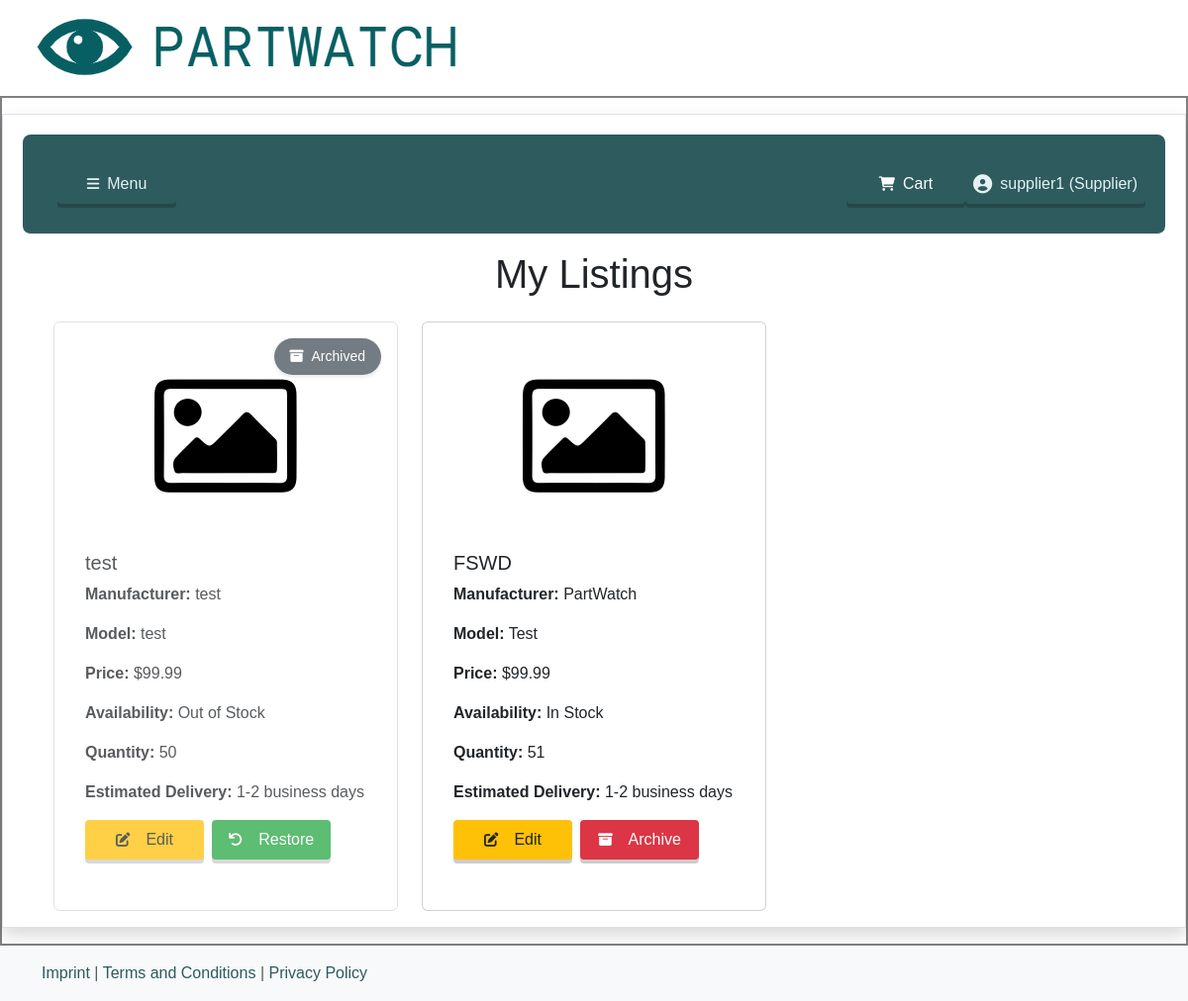
Page /my_listings (signed in) on the earlier database version.
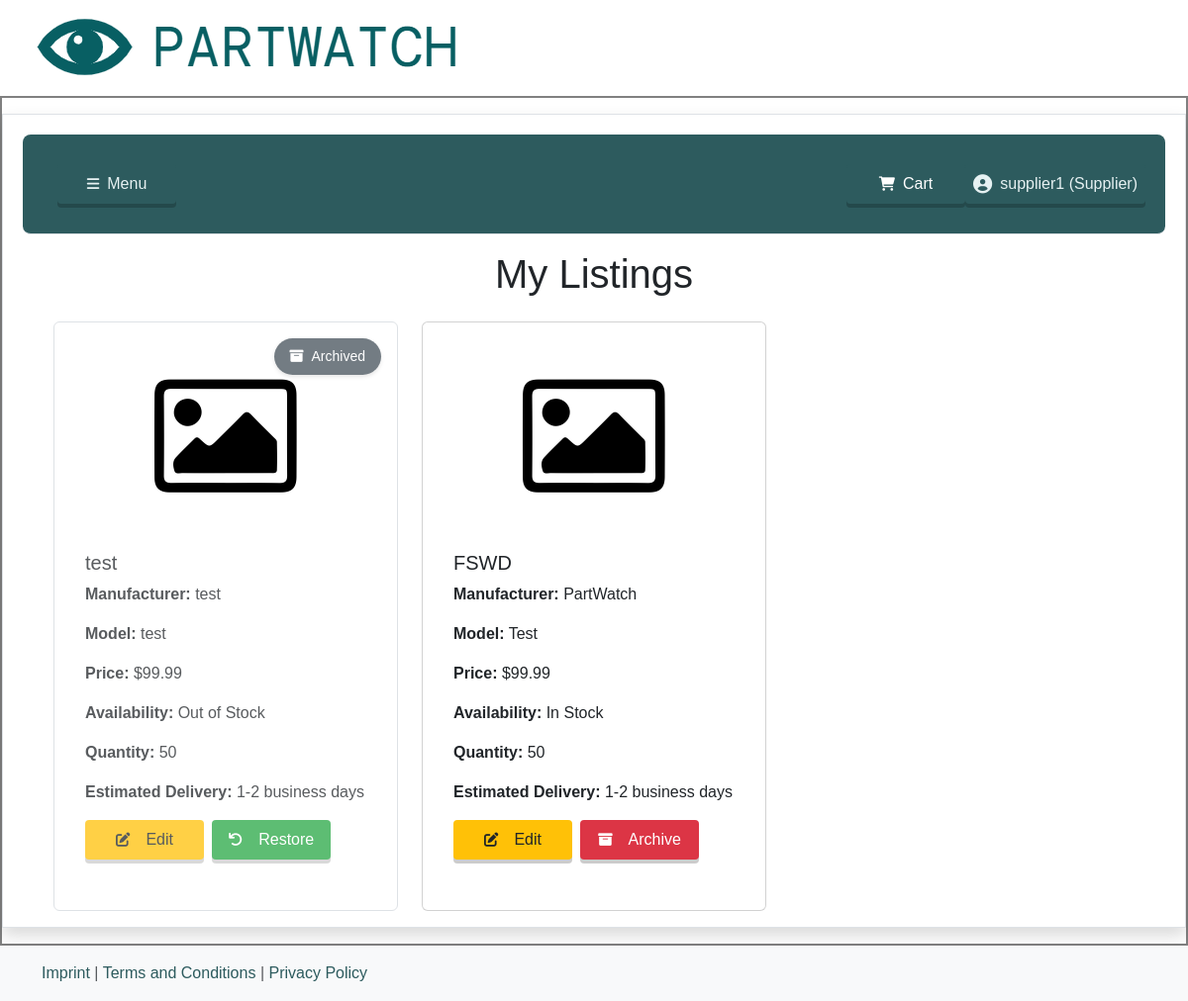
Same page on the later database version.
### models.py (models this page shows, shortened)
class Part(db.Model):
    id = db.Column(db.Integer, primary_key=True)
    name = db.Column(db.String(150), nullable=False)
    supplier_id = db.Column(db.Integer, db.ForeignKey('user.id'), nullable=False)
    supplier = db.relationship('User', backref=db.backref('parts', lazy=True, cascade="all, delete-orphan"))
    price = db.Column(db.Float, nullable=False)
    availability = db.Column(db.String(100), nullable=False)
    quantity = db.Column(db.Integer, nullable=False)
    delivery = db.Column(db.String(100), nullable=False)
    image = db.Column(db.String(200), nullable=True)
    description = db.Column(db.Text, nullable=False)
    manufacturer = db.Column(db.String(100), nullable=False)
    model = db.Column(db.String(100), nullable=False)
    deleted = db.Column(db.Boolean, default=False)  # Soft delete flag
    purchases = db.relationship('Purchase', back_populates='part', lazy=True, cascade="all, delete-orphan")

### app.py (the view)
@app.route('/my_listings')
@login_required
def my_listings():
    if current_user.role != 'supplier':
        flash('Only suppliers can view their listings.', 'danger')
        return redirect(url_for('index'))
    parts = Part.query.filter_by(supplier_id=current_user.id).all()
    return render_template('my_listings.html', parts=parts)

### app.py (called while the page is built)
@login_manager.user_loader
def load_user(user_id):
    return User.query.get(int(user_id))

### templates/my_listings.html (shortened to what this page needs)
{% extends "base.html" %}
{% block HEADER %}
    <h1 class="text-center mb-4">My Listings</h1>
{% endblock %}
{% block CONTENT %}
<div class="container">
    {% if parts %}
        <div class="row row-cols-1 row-cols-md-3 g-4">
            {% for part in parts %}
                <div class="col">
                    <div class="card h-100 {% if part.deleted %}position-relative deleted-card{% endif %}">
                        {% if part.deleted %}
                            <div class="deleted-overlay">
                                <span class="deleted-badge">
                                    <i class="fas fa-archive me-2"></i>Archived
                                </span>
                            </div>
                        {% endif %}
                        {% if part.image %}
                            <img src="{{ url_for('static', filename='images/' + part.image) }}" class="card-img-top" alt="{{ part.name }}">
                        {% else %}
                            <img src="{{ url_for('static', filename='images/default.png') }}" class="card-img-top" alt="{{ part.name }}">
                        {% endif %}
                        <div class="card-body {% if part.deleted %}opacity-75{% endif %}">
                            <h5 class="card-title">{{ part.name }}</h5>
                            <p class="card-text"><strong>Manufacturer:</strong> {{ part.manufacturer }}</p>
                            <p class="card-text"><strong>Model:</strong> {{ part.model }}</p>
                            <p class="card-text"><strong>Price:</strong> ${{ part.price }}</p>
                            <p class="card-text"><strong>Availability:</strong> {{ part.availability }}</p>
                            <p class="card-text"><strong>Quantity:</strong> {{ part.quantity }}</p>
                            <p class="card-text"><strong>Estimated Delivery:</strong> {{ part.delivery }}</p>
                            <div class="mt-3 d-flex gap-2 flex-wrap">
                                <a href="{{ url_for('edit_part', part_id=part.id) }}" class="custom-button btn-yellow">
                                    <i class="fas fa-edit me-2"></i>Edit
                                </a>
                                {% if not part.deleted %}
                                    <form action="{{ url_for('delete_part', part_id=part.id) }}" method="POST" class="d-inline">
                                        <button type="submit" class="custom-button btn-red">
                                            <i class="fas fa-archive me-2"></i>Archive
                                        </button>
                                    </form>
                                {% else %}
                                    <form action="{{ url_for('restore_part', part_id=part.id) }}" method="POST" class="d-inline">
                                        <button type="submit" class="custom-button btn-success">
                                            <i class="fas fa-undo me-2"></i>Restore
                                        </button>
                                    </form>
                                {% endif %}
                            </div>
                        </div>
                    </div>
                </div>
            {% endfor %}
        </div>
    {% endif %}
</div>
{% endblock %}

Differences in the rows shown:
changed Part "FSWD": quantity "51" → "50"
